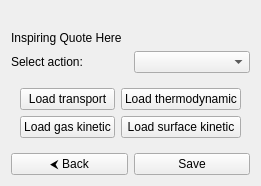
<?xml version="1.0" encoding="UTF-8"?>
<ui version="4.0">
    <class>ChemkinConverterInputPage</class>
        <widget class="QWidget" name="ChemkinConverterInputPage">
            <layout class="QVBoxLayout" name="beerLogoLayout">
                <item>
                    <widget class="QLabel" name="logoLabel">
                        <property name="pixmap">
                            <pixmap>:images/BigLogo.png</pixmap> <!-- Reference to logo -->
                        </property>
                    </widget>
                </item>
                <item>
                    <widget class="QLabel" name="beerQuoteLabel">
                        <property name="text">
                            <string>Inspiring Quote Here</string>
                        </property>
                    </widget>
                </item>
                <item>
                    <layout class="QVBoxLayout" name="verticalLayout">
                        <!-- Select action item -->
                        <item>
                            <layout class="QHBoxLayout" name="selectLayout">
                                <item>
                                    <widget class="QLabel" name="actionLabel">
                                        <property name="text">
                                            <string>Select action:</string>
                                        </property>
                                    </widget>
                                </item>
                                <item>
                                    <widget class="QComboBox" name="actionComboBox"/>
                                </item>
                            </layout>
                        </item>
                        <!-- Convert buttons -->
                        <item>
                            <widget class="QWidget" name="convertWidget">
                                <layout class="QGridLayout" name="gridLayout">
                                    <!-- Row 0 -->
                                    <item row="0" column="0">
                                        <widget class="QPushButton" name="transportButton">
                                            <property name="text">
                                                <string>Load transport</string>
                                            </property>
                                            <property name="toolTip">
                                                <string>Load Chemkin transport file</string>
                                            </property>
                                        </widget>
                                    </item>
                                    <item row="0" column="1">
                                        <widget class="QPushButton" name="thermoButton">
                                            <property name="text">
                                                <string>Load thermodynamic</string>
                                            </property>
                                            <property name="toolTip">
                                                <string>Load Chemkin thermodynamic file</string>
                                            </property>
                                        </widget>
                                    </item>

                                    <!-- Row 1 -->
                                    <item row="1" column="0">
                                        <widget class="QPushButton" name="kineticButton">
                                            <property name="text">
                                                <string>Load gas kinetic</string>
                                            </property>
                                            <property name="toolTip">
                                                <string>Load Chemkin gas kintic file</string>
                                            </property>
                                        </widget>
                                    </item>
                                    <item row="1" column="1">
                                        <widget class="QPushButton" name="surfaceButton">
                                            <property name="text">
                                                <string>Load surface kinetic</string>
                                            </property>
                                            <property name="toolTip">
                                                <string>Load Chemkin surface kintic file</string>
                                            </property>
                                        </widget>
                                    </item>
                                </layout>
                            </widget>
                        </item>

                        <!-- Buttons -->
                        <item>
                            <layout class="QHBoxLayout" name="buttonLayout">
                                <item>
                                    <widget class="QPushButton" name="backButton">
                                        <property name="text">
                                            <string>&#x2B9C; Back</string>
                                        </property>
                                        <property name="toolTip">
                                            <string>Go back to properties input page</string>
                                        </property>
                                    </widget>
                                </item>
                                <item>
                                    <widget class="QPushButton" name="runButton">
                                        <property name="text">
                                            <string>Save</string>
                                        </property>
                                        <property name="toolTip">
                                            <string>Run CHEMKIN editor and Save results</string>
                                        </property>
                                    </widget>
                                </item>
                            </layout>
                        </item>
                    </layout>
                </item>
            </layout>
        </widget>
</ui>
